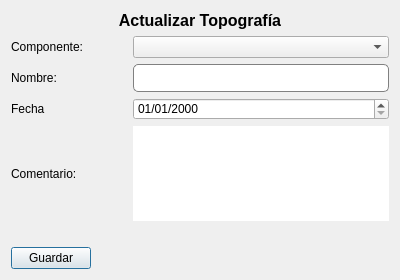
<?xml version="1.0" encoding="UTF-8"?>
<ui version="4.0">
 <class>Dialog</class>
 <widget class="QDialog" name="Dialog">
  <property name="geometry">
   <rect>
    <x>0</x>
    <y>0</y>
    <width>400</width>
    <height>280</height>
   </rect>
  </property>
  <property name="minimumSize">
   <size>
    <width>400</width>
    <height>280</height>
   </size>
  </property>
  <property name="windowTitle">
   <string>Dialog</string>
  </property>
  <property name="styleSheet">
   <string notr="true">QFrame {
    border: none;
    outline: none;
}
</string>
  </property>
  <layout class="QVBoxLayout" name="verticalLayout">
   <item>
    <widget class="QLabel" name="label_titulo">
     <property name="font">
      <font>
       <pointsize>12</pointsize>
       <weight>75</weight>
       <bold>true</bold>
      </font>
     </property>
     <property name="text">
      <string>Actualizar Topografía</string>
     </property>
     <property name="alignment">
      <set>Qt::AlignCenter</set>
     </property>
    </widget>
   </item>
   <item>
    <layout class="QGridLayout" name="gridLayout">
     <item row="0" column="0">
      <widget class="QLabel" name="label_2">
       <property name="text">
        <string>Componente:</string>
       </property>
      </widget>
     </item>
     <item row="1" column="0">
      <widget class="QLabel" name="label_3">
       <property name="text">
        <string>Nombre:</string>
       </property>
      </widget>
     </item>
     <item row="0" column="1" colspan="2">
      <widget class="QComboBox" name="combo_componente"/>
     </item>
     <item row="1" column="1" colspan="2">
      <widget class="QLineEdit" name="input_nombre">
       <property name="styleSheet">
        <string notr="true">QLineEdit {
    color: black;
    background-color: white;
    border: 1px solid gray;
    border-radius: 5px;
    padding: 5px;
}

QLineEdit:hover {
    background-color: #F2F2F2;
}

QLineEdit:focus {
    background-color: #E5E5E5;
}</string>
       </property>
      </widget>
     </item>
     <item row="3" column="0">
      <widget class="QLabel" name="label_5">
       <property name="text">
        <string>Comentario:</string>
       </property>
      </widget>
     </item>
     <item row="3" column="1" colspan="2">
      <widget class="QPlainTextEdit" name="input_comentario"/>
     </item>
     <item row="2" column="0">
      <widget class="QLabel" name="label">
       <property name="text">
        <string>Fecha</string>
       </property>
      </widget>
     </item>
     <item row="2" column="1" colspan="2">
      <widget class="QDateEdit" name="date_fecha_topo">
       <property name="displayFormat">
        <string>dd/MM/yyyy</string>
       </property>
      </widget>
     </item>
    </layout>
   </item>
   <item>
    <widget class="QLabel" name="label_mensaje">
     <property name="font">
      <font>
       <weight>75</weight>
       <bold>true</bold>
      </font>
     </property>
     <property name="text">
      <string/>
     </property>
     <property name="alignment">
      <set>Qt::AlignCenter</set>
     </property>
    </widget>
   </item>
   <item>
    <widget class="QFrame" name="frame">
     <property name="frameShape">
      <enum>QFrame::StyledPanel</enum>
     </property>
     <property name="frameShadow">
      <enum>QFrame::Raised</enum>
     </property>
     <layout class="QHBoxLayout" name="horizontalLayout">
      <property name="spacing">
       <number>0</number>
      </property>
      <property name="leftMargin">
       <number>0</number>
      </property>
      <property name="topMargin">
       <number>0</number>
      </property>
      <property name="rightMargin">
       <number>0</number>
      </property>
      <property name="bottomMargin">
       <number>0</number>
      </property>
      <item>
       <widget class="QPushButton" name="btn_guardar">
        <property name="layoutDirection">
         <enum>Qt::LeftToRight</enum>
        </property>
        <property name="text">
         <string>Guardar</string>
        </property>
       </widget>
      </item>
      <item>
       <spacer name="horizontalSpacer">
        <property name="orientation">
         <enum>Qt::Horizontal</enum>
        </property>
        <property name="sizeHint" stdset="0">
         <size>
          <width>280</width>
          <height>20</height>
         </size>
        </property>
       </spacer>
      </item>
     </layout>
    </widget>
   </item>
  </layout>
 </widget>
 <resources/>
 <connections/>
</ui>
